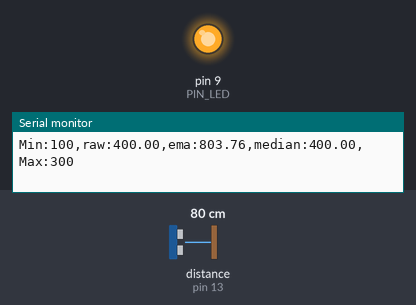
Recording of a sketch running on a simulated Arduino Uno, built with avr-gcc and run on an emulated ATmega328P. Parts: output pins drawn as LEDs (lit = HIGH), the last lines printed to the serial monitor. Wiring (inferred from the names in the program): ultrasonic range finder: trigger pin 12; echo pin 13. Inputs (shaded band) come from the test bench; at power-on: distance to the obstacle (sensor on pin 13) 80 cm. The echo pulse lasts 58.3 µs per cm; pins used as bus, display or sensor lines are not drawn.

Above: at 1.2 s.
1.3 s: distance to the obstacle (sensor on pin 13) set to 18 cm
At 2.2 s:
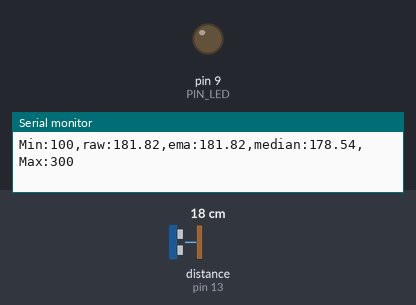
2.8 s: distance to the obstacle (sensor on pin 13) set to 2 cm
At 3.3 s:
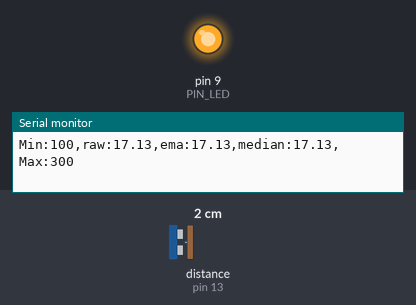
Timing chart, 0 to 5.8 s (numbered marks = the images above; inputs shaded):
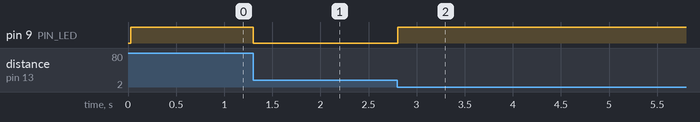

Measured:
- after the input at 1.3 s, pin 9 (PIN_LED): HIGH → LOW at once
- after the input at 2.8 s, pin 9 (PIN_LED): LOW → HIGH at once

The sketch:

09_challenge.ino
```cpp
// Arduino pin assignment
#define PIN_LED  9
#define PIN_TRIG 12
#define PIN_ECHO 13

// Configurable parameters
#define SND_VEL 346.0
#define INTERVAL 25
#define PULSE_DURATION 10

#define _DIST_MIN 100
#define _DIST_MAX 300

#define TIMEOUT ((INTERVAL / 2) * 1000UL)
#define SCALE (0.001 * 0.5 * SND_VEL)

// Median filter sample count (N)
#define MEDIAN_N 30

// Global variables
unsigned long last_sampling_time = 0;

// Circular buffer for recent samples
float samples[MEDIAN_N];
int sample_count = 0;
int sample_index = 0;

// Function declarations
float USS_measure(int TRIG, int ECHO);
float median_filter(float new_value);

void setup() {
  pinMode(PIN_LED, OUTPUT);
  pinMode(PIN_TRIG, OUTPUT);
  pinMode(PIN_ECHO, INPUT);

  digitalWrite(PIN_TRIG, LOW);

  Serial.begin(57600);

  // Initialize sample buffer
  for (int i = 0; i < MEDIAN_N; i++) {
    samples[i] = 0.0;
  }
}

void loop() {
  float dist_raw;
  float dist_median;

  // Wait until next sampling time
  if (millis() - last_sampling_time < INTERVAL) {
    return;
  }

  last_sampling_time += INTERVAL;

  // Read ultrasonic sensor
  dist_raw = USS_measure(PIN_TRIG, PIN_ECHO);

  // Apply ONLY the median filter.
  // Do not replace invalid readings with previous valid values.
  dist_median = median_filter(dist_raw);

  // LED indicates whether the raw reading is out of range
  if (dist_raw < _DIST_MIN || dist_raw > _DIST_MAX) {
    digitalWrite(PIN_LED, HIGH);
  } else {
    digitalWrite(PIN_LED, LOW);
  }

  // Serial Plotter output
  Serial.print("Min:");
  Serial.print(_DIST_MIN);

  Serial.print(",raw:");
  Serial.print(min(dist_raw, (float)(_DIST_MAX + 100)));

  Serial.print(",ema:");
Serial.print(dist_raw);

  Serial.print(",median:");
  Serial.print(min(dist_median, (float)(_DIST_MAX + 100)));

  Serial.print(",Max:");
  Serial.print(_DIST_MAX);

  Serial.println("");
}

// Median filter
// Stores the latest MEDIAN_N readings and returns their median.
float median_filter(float new_value) {
  float sorted[MEDIAN_N];

  // Insert the new sample into the circular buffer
  samples[sample_index] = new_value;
  sample_index = (sample_index + 1) % MEDIAN_N;

  if (sample_count < MEDIAN_N) {
    sample_count++;
  }

  // Copy current samples to a temporary array
  for (int i = 0; i < sample_count; i++) {
    sorted[i] = samples[i];
  }

  // Sort the samples in ascending order (insertion sort)
  for (int i = 1; i < sample_count; i++) {
    float key = sorted[i];
    int j = i - 1;

    while (j >= 0 && sorted[j] > key) {
      sorted[j + 1] = sorted[j];
      j--;
    }

    sorted[j + 1] = key;
  }

  // Return the median
  if (sample_count % 2 == 1) {
    return sorted[sample_count / 2];
  } else {
    return (sorted[sample_count / 2 - 1]
          + sorted[sample_count / 2]) / 2.0;
  }
}

// Ultrasonic sensor measurement (unit: mm)
float USS_measure(int TRIG, int ECHO) {
  digitalWrite(TRIG, HIGH);
  delayMicroseconds(PULSE_DURATION);
  digitalWrite(TRIG, LOW);

  unsigned long duration = pulseIn(ECHO, HIGH, TIMEOUT);

  // Timeout returns 0. Keep it as a raw measurement.
  // Do NOT substitute the previous valid distance.
  return duration * SCALE;
}
```
